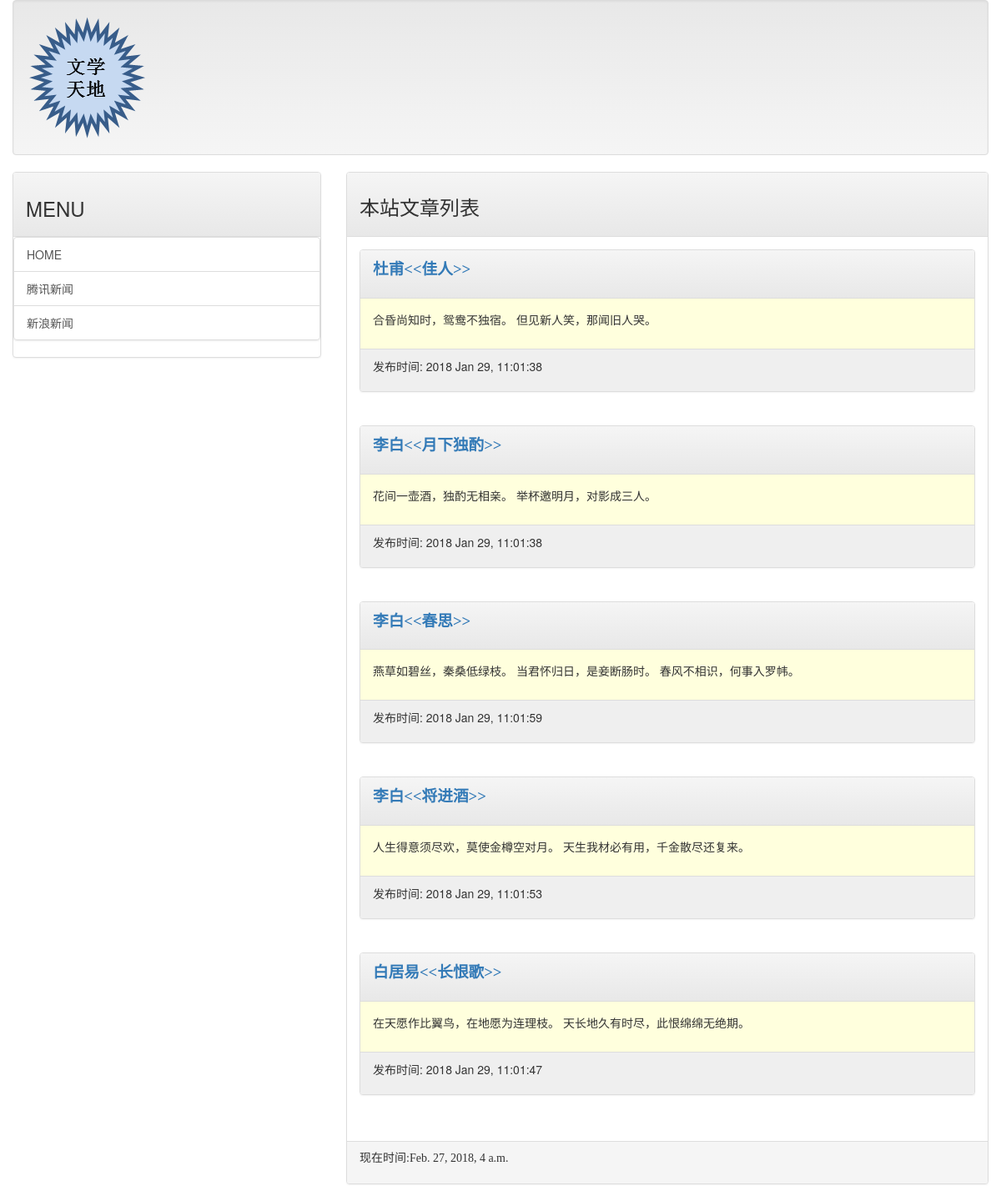
The app's page /, older data.
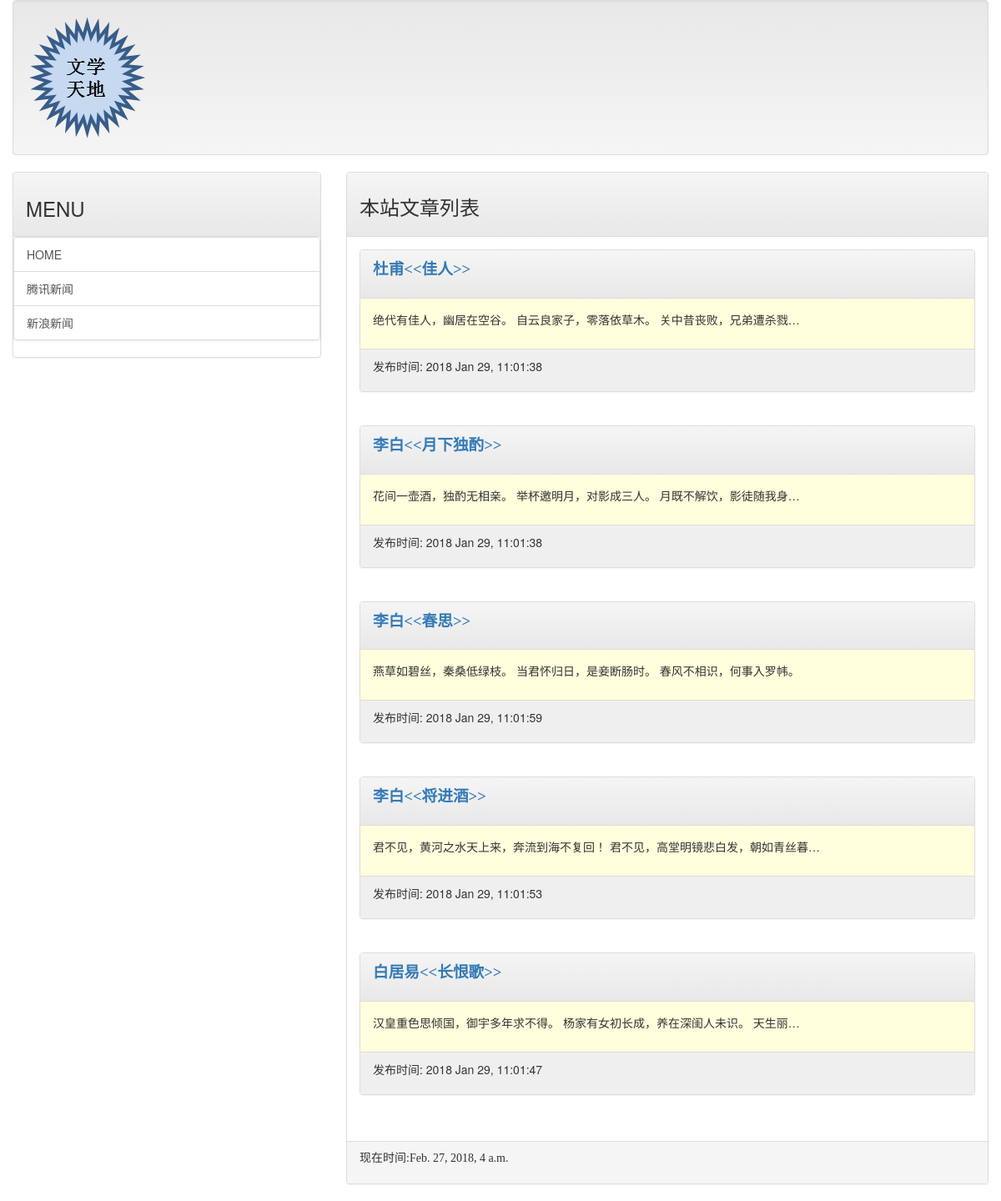
The same page, newer data.
### mainsite/models.py (models this page shows, shortened)
class Post(models.Model):
	title = models.CharField(max_length=200)
	slug = models.CharField(max_length=200)
	body = models.TextField()
	pub_date = models.DateTimeField(default=timezone.now)
	class Meta:
		ordering = ('-pub_date',)

### mainsite/views.py (the view)
# urls.py: url(r'^$',homepage),
def homepage(request):
	template = get_template('index.html')
	posts = Post.objects.all()
	now = datetime.now()
	html = template.render(locals())
	return HttpResponse(html)

### templates/index.html (shortened to what this page needs)
{% extends 'base.html' %}
{% block headmessage %}
	<h3 style="font-family: 楷体;">本站文章列表</h3>
{% endblock %}
{% block content %}
	{% for post in posts %}
		<div class="panel panel-default">
			<div class="panel-heading">
				<p style="font-family: 微软雅黑;font-size: 14pt;font-weight: bold;">
					<a href="/post/{{ post.slug }}">{{ post.title }}</a>
				</p>
			</div>
			<div class="panel-body" style="background-color: #ffffdd">
				<p>
					{{ post.body|truncatechars:40 |safe}}
				</p>
			</div>
			<div class="panel-footer" style="background-color: #efefef">
				<p>
					发布时间: {{ post.pub_date|date:"Y M d, h:m:s" }}
				</p>
			</div>
		</div>
		<br>
	{% endfor %}
{% endblock %}

### templates/base.html (shortened to what this page needs)
<!DOCTYPE html>
<html>
<head>
<link rel="stylesheet" href="https://maxcdn.bootstrapcdn.com/bootstrap/3.3.7/css/bootstrap.min.css">
<link rel="stylesheet" href="https://maxcdn.bootstrapcdn.com/bootstrap/3.3.7/css/bootstrap-theme.min.css">
</head>
<body>
	<div class="container-fluid">
		{% include 'header.html' %}
		<div class="row">
			<div class="col-sm-4 col-md-4">
				<div class="panel panel-default">
					<div class="panel-heading">
						<h3>
							MENU
						</h3>
					</div>
					<div class="panle-body">
						<div class="list-group">
							<a href="/" class='list-group-item'>HOME</a>
							<a href="http://news.qq.com/" class='list-group-item'>腾讯新闻</a>
							<a href="http://news.sina.com.cn/" class='list-group-item'>新浪新闻</a>
						</div>
					</div>
				</div>
			</div>
			<div class="col-sm-8 col-md-8">
				<div class="panel panel-default">
					<div class="panel-heading">
						{% block headmessage %} {% endblock %}
					</div>
					<div class="panel-body">
						{% block content %} {% endblock %}
					</div>
					<div class="panel-footer">
						{% include 'footer.html' %}
					</div>
				</div>
			</div>
		</div>
	</div>
</body>
</html>

### templates/header.html
{% load staticfiles %}
<div class="well">
	<img src='{% static "images/logo.png" %}'>
</div>

### templates/footer.html
{% block footer %}
	{% if now %}
	<p style="font-family: 微软雅黑;">现在时间:{{ now }}</p>
	{% else %}
	<p style="font-family: 微软雅黑;">文章内容取自网络，如有侵权请来信通知下架</p>
	{% endif %}
{% endblock %}

Row changes from the older to the newer data that the page shows:
changed Post "杜甫<<佳人>>": body "合昏尚知时，鸳鸯不独宿。 但见新人笑，那闻旧人哭。" → "绝代有佳人，幽居在空谷。 自云良家子，零落依草木。 关中昔丧败，兄弟遭杀戮…"
changed Post "李白<<月下独酌>>": body "花间一壶酒，独酌无相亲。 举杯邀明月，对影成三人。" → "花间一壶酒，独酌无相亲。 举杯邀明月，对影成三人。 月既不解饮，影徒随我身…"
changed Post "李白<<将进酒>>": body "人生得意须尽欢，莫使金樽空对月。 天生我材必有用，千金散尽还复来。" → "君不见，黄河之水天上来，奔流到海不复回！ 君不见，高堂明镜悲白发，朝如青丝暮…"
changed Post "白居易<<长恨歌>>": body "在天愿作比翼鸟，在地愿为连理枝。 天长地久有时尽，此恨绵绵无绝期。" → "汉皇重色思倾国，御宇多年求不得。 杨家有女初长成，养在深闺人未识。 天生丽…"
